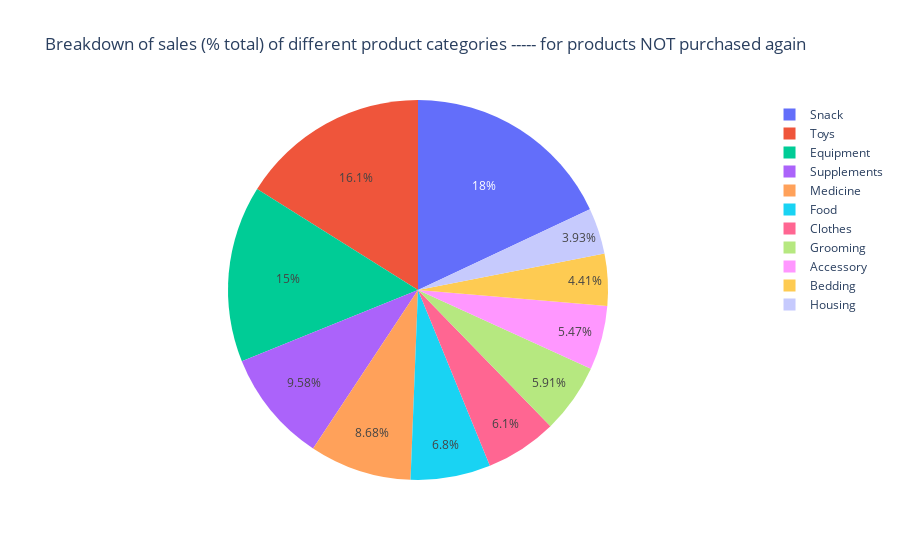

Write notebook code for a chart like this one.
### Markdown cell above
## For products NOT purchased again:

**1. From the pie chart below, we see that the top sales of product categories (>8%) across all pet types are similar**
- Equipment
- Snack
- Toys
- Medicine
- Supplements (only this category is different from the previous, which was 'food')

### Code cell
single_df = final_df[(final_df['re_buy'] == 'No')][['pet_type','product_category','sales']] #select products purchased  once
single_df = single_df.groupby(['pet_type','product_category'], as_index=False).sum().sort_values('sales')
g = px.pie(single_df, values='sales', names='product_category', title='Breakdown of sales (% total) of different product categories ----- for products NOT purchased again')
g.show()

### Figure 1 — Plotly figure (JSON) as saved in the notebook; plotly's stock layout.template omitted (floating-point values rounded to 4 significant figures)
{"data": [{"domain": {"x": [0, 1], "y": [0, 1]}, "hovertemplate": "product_category=%{label}<br>sales=%{value}<extra></extra>", "labels": ["Food", "Supplements", "Bedding", "Medicine", "Food", "Accessory", "Medicine", "Clothes", "Supplements", "Housing", "Grooming", "Bedding", "Accessory", "Clothes", "Grooming", "Bedding", "Housing", "Grooming", "Accessory", "Housing", "Clothes", "Snack", "Toys", "Bedding", "Snack", "Toys", "Equipment", "Equipment", "Accessory", "Grooming", "Clothes", "Medicine", "Food", "Food", "Supplements", "Equipment", "Equipment", "Medicine", "Supplements", "Toys", "Toys", "Snack", "Snack"], "legendgroup": "", "name": "", "showlegend": true, "type": "pie", "values": [6000, 14000, 72000, 79000, 84000, 151000, 156000, 164000, 191000, 193000, 214000, 273000, 348000, 353000, 354000, 733000, 772000, 907000, 943000, 1043000, 1046000, 1132000, 1140000, 1175000, 1222000, 1233000, 1296000, 1301000, 1355000, 1547000, 1558000, 1579000, 1683000, 1704000, 1916000, 2493000, 2597000, 2626000, 2776000, 2884000, 2962000, 3101000, 3749000]}], "layout": {"legend": {"tracegroupgap": 0}, "title": {"text": "Breakdown of sales (% total) of different product categories ----- for products NOT purchased again"}}}
